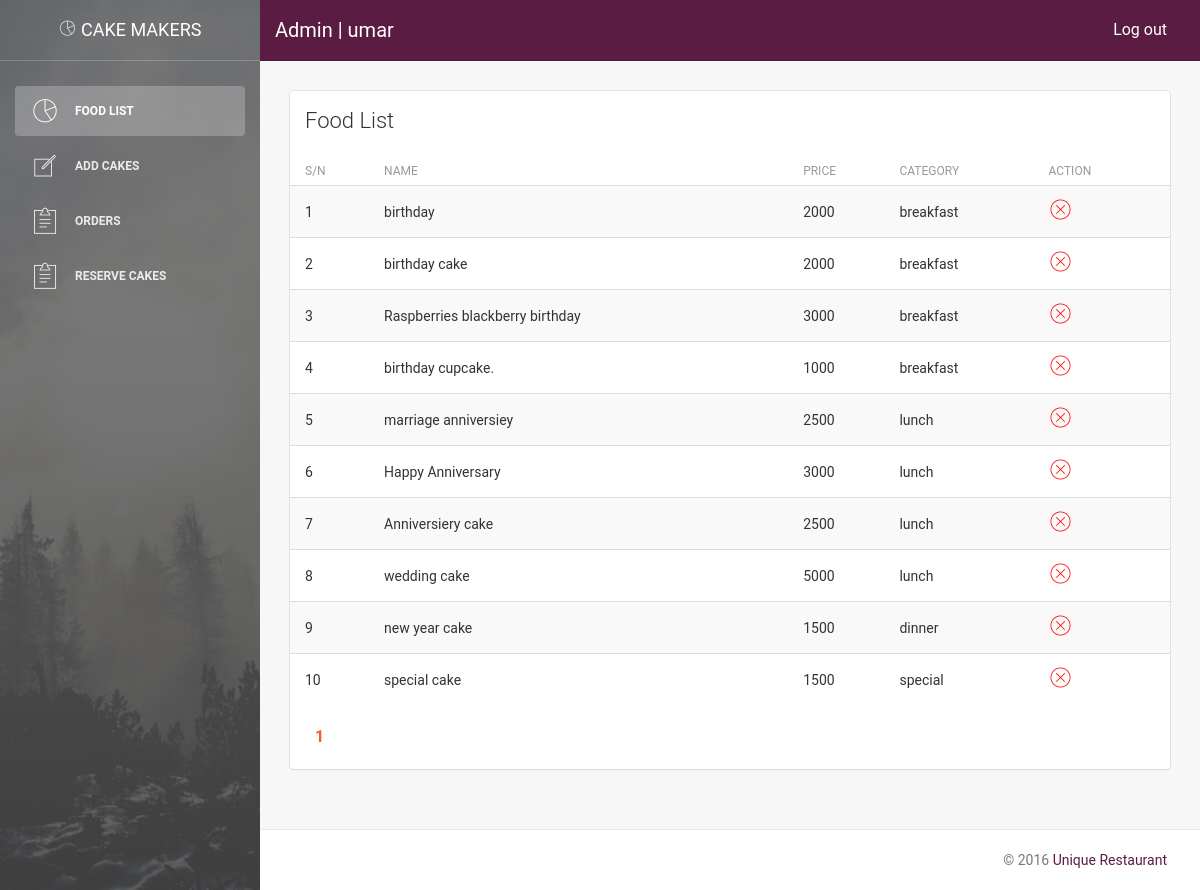
Page /admin/food_list.php (signed in) on the committed database.
### tables this page shows
CREATE TABLE `food` (
  `id` int(11) NOT NULL,
  `food_name` varchar(255) NOT NULL,
  `food_category` varchar(255) NOT NULL,
  `food_price` varchar(255) NOT NULL,
  `food_description` text NOT NULL
);

### admin/food_list.php (the view, shortened to what this page needs)
<?php
	require "includes/db.php";
	$result = "";
	$per_page = 20;
		$count = $db->query("SELECT * FROM food");
		$pages = ceil((mysqli_num_rows($count)) / $per_page);
		if(isset($_GET['page'])) {
			$page = $_GET['page'];
		}else{
			$page = 1;
		}
		$start = ($page - 1) * $per_page;
		$cat = $db->query("SELECT * FROM food LIMIT $start, $per_page");
		if($cat->num_rows) {
			$result = "<table class='table table-hover table-striped'>
						<thead>
							<th>S/N</th>
							<th>name</th>
							<th>price</th>
							<th>Category</th>
							<th>Action</th>
						</thead>
						<tbody>";
			$x = 1;
			while($row = $cat->fetch_assoc()) {
				$id = $row['id'];
				$foodName = $row['food_name'];
				$foodCat = $row['food_category'];
				$foodPrice = $row['food_price'];
				$result .=  "<tr>
								<td>$x</td>
								<td>$foodName</td>
								<td>$foodPrice</td>
								<td>$foodCat</td>
								<td><a href='food_list.php?delete=".$id."' onclick='return check();'><i class='pe-7s-close-circle'></i></a></td>
							</tr>";
				$x++;
			}
			$result .= "</tbody>
						</table>";
		}else{
			$result = "<p style='color:red; padding: 10px; background: #ffeeee;'>No records available in the database yet</p>";
		}
?>
<!doctype html>
<html lang="en">
<head>
    <link href="assets/css/bootstrap.min.css" rel="stylesheet" />
    <link href="assets/css/animate.min.css" rel="stylesheet"/>
    <link href="assets/css/light-bootstrap-dashboard.css" rel="stylesheet"/>
    <link href="assets/css/demo.css" rel="stylesheet" />
    <link href="assets/css/pe-icon-7-stroke.css" rel="stylesheet" />
    <link href="assets/css/style.css" rel="stylesheet" />
</head>
<body>
<div class="wrapper">
    <div class="sidebar" data-color="#000" data-image="assets/img/sidebar-5.jpg">
    	<?php require "includes/side_wrapper.php"; ?>
    <div class="main-panel">
        <nav class="navbar navbar-default navbar-fixed" style="background: #521038f2;">
            <div class="container-fluid">
                <div class="navbar-header">
                    <a class="navbar-brand" href="#" style="color: #fff;">Admin | <?php echo $_SESSION["username"]  ?></a>
                </div>
                <div class="collapse navbar-collapse">
                    <ul class="nav navbar-nav navbar-right">
                        <li>
                            <a href="logout.php" style="color: #fff;">
                                Log out
                            </a>
                        </li>
                    </ul>
                </div>
            </div>
        </nav>
        <div class="content">
            <div class="container-fluid">
                <div class="row">
                    <div class="col-md-12">
                        <div class="card">
                            <div class="header">
                                <h4 class="title">Food List</h4>
                            </div>
                            <div class="content table-responsive table-full-width">
								<?php echo $result; ?>
								<p style="padding: 0px 20px;"><?php if($pages >= 1 && $page <= $pages) {
									for($i = 1; $i <= $pages; $i++) {
										echo ($i == $page) ? "<a href='food_list.php?page=".$i."' style='margin-left:5px; font-weight: bold; text-decoration: none; color: #FF5722;' >$i</a>  "  : " <a href='food_list.php?page=".$i."' class='btn'>$i</a> ";
									}
								} ?></p>
                            </div>
                        </div>
                    </div>
                </div>
            </div>
        </div>
        <footer class="footer">
            <div class="container-fluid">
                <p class="copyright pull-right">
                    &copy; 2016 <a href="index.php" style="color: #521038f2;">Unique Restaurant</a>
                </p>
            </div>
        </footer>
    </div>
</div>
</body>
</html>

### admin/includes/side_wrapper.php
<div class="sidebar-wrapper">
            <div class="logo">
                <a href="#" class="simple-text">
                    <i class="pe-7s-graph"></i>
                    Cake Makers
                </a>
            </div>
            <ul class="nav">
                <li class="active">
                    <a href="food_list.php">
                        <i class="pe-7s-graph"></i>
                        <p>Food List</p>
                    </a>
                </li>
                <li>
                    <a href="food_add.php">
                        <i class="pe-7s-note"></i>
                        <p>Add Cakes</p>
                    </a>
                </li>
                <li>
                    <a href="orders.php">
                        <i class="pe-7s-note2"></i>
                        <p>Orders</p>
                    </a>
                </li>
				<li>
                    <a href="reservations.php">
                        <i class="pe-7s-note2"></i>
                        <p>Reserve Cakes</p>
                    </a>
                </li>
            </ul>
    	</div>
    </div>

### admin/assets/css/style.css (style rules this page uses)
.pe-7s-close-circle { color: red; font-size: 24px; }

### rows in the picture
food: food_name "birthday", food_price "2000", food_category "breakfast"
food: food_name "birthday cake", food_price "2000", food_category "breakfast"
food: food_name "Raspberries blackberry birthday", food_price "3000", food_category "breakfast"
food: food_name "birthday cupcake.", food_price "1000", food_category "breakfast"
food: food_name "marriage anniversiey", food_price "2500", food_category "lunch"
food: food_name "Happy Anniversary", food_price "3000", food_category "lunch"
food: food_name "Anniversiery cake", food_price "2500", food_category "lunch"
food: food_name "wedding cake", food_price "5000", food_category "lunch"
food: food_name "new year cake", food_price "1500", food_category "dinner"
food: food_name "special cake", food_price "1500", food_category "special"

### other values in the picture
$_SESSION["username"] "umar"
